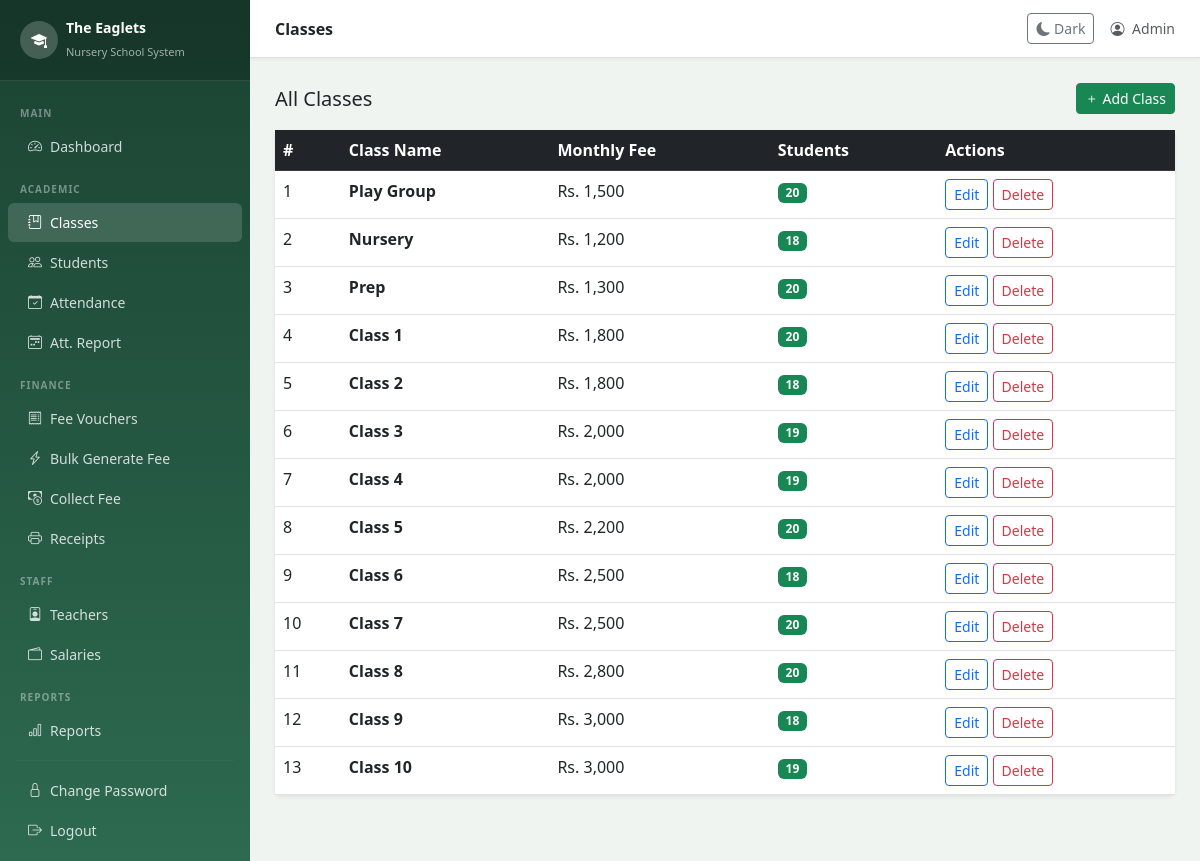
Screenshot of /classes/index.php (signed in) with the database file from the repository.
### tables this page shows
CREATE TABLE classes (
    id INT AUTO_INCREMENT PRIMARY KEY,
    name VARCHAR(50) UNIQUE NOT NULL,
    monthly_fee DECIMAL(10,2) DEFAULT 0,
    deleted TINYINT(1) DEFAULT 0,
    created_at TIMESTAMP DEFAULT CURRENT_TIMESTAMP
);

### classes/index.php (the view, shortened to what this page needs)
<?php
require_once $_SERVER['DOCUMENT_ROOT'] . '/04. eaglets_school/config/db.php';
$classes = mysqli_query($conn, "
    SELECT c.*, COUNT(s.id) AS total_students
    FROM classes c
    LEFT JOIN students s ON s.class_id = c.id AND s.status='active'
    WHERE c.deleted = 0
    GROUP BY c.id
    ORDER BY
        FIELD(c.name,
        'Play Group','Nursery','Prep',
        'Class 1','Class 2','Class 3','Class 4','Class 5',
        'Class 6','Class 7','Class 8','Class 9','Class 10') = 0,
        FIELD(c.name,
        'Play Group','Nursery','Prep',
        'Class 1','Class 2','Class 3','Class 4','Class 5',
        'Class 6','Class 7','Class 8','Class 9','Class 10'),
        c.name
");
require_once '../includes/header.php';
?>
<div class="d-flex justify-content-between align-items-center mb-3">
    <h5 class="mb-0">All Classes</h5>
    <div class="d-flex gap-2">
        <a href="add.php" class="btn btn-success btn-sm">
            <i class="bi bi-plus"></i> Add Class
        </a>
    </div>
</div>
<div class="card border-0 shadow-sm mb-4">
    <div class="card-body p-0">
        <table class="table table-hover mb-0">
            <thead class="table-dark">
                <tr>
                    <th>#</th><th>Class Name</th>
                    <th>Monthly Fee</th><th>Students</th><th>Actions</th>
                </tr>
            </thead>
            <tbody>
            <?php
            while ($c = mysqli_fetch_assoc($classes)):
            ?>
                <tr>
                    <td><?= $c['id'] ?></td>
                    <td><strong><?= htmlspecialchars($c['name']) ?></strong></td>
                    <td>Rs. <?= number_format($c['monthly_fee'], 0) ?></td>
                    <td>
                        <span class="badge bg-success">
                            <?= $c['total_students'] ?>
                        </span>
                    </td>
                    <td>
                        <a href="edit.php?id=<?= $c['id'] ?>"
                           class="btn btn-sm btn-outline-primary">Edit</a>
                        <a href="index.php?delete=<?= $c['id'] ?>"
                           onclick="return confirm('Delete class: <?= htmlspecialchars($c['name']) ?>? You can restore it later.')"
                           class="btn btn-sm btn-outline-danger">Delete</a>
                    </td>
                </tr>
            <?php endwhile; ?>
            </tbody>
        </table>
    </div>
</div>
<?php require_once '../includes/footer.php'; ?>

### includes/header.php (style rules this page uses)
body { background-color: #f0f4f0; }

### rows the page displays
classes: id "1", name "Play Group", monthly_fee "1,500", total_students "20"
classes: id "2", name "Nursery", monthly_fee "1,200", total_students "18"
classes: id "3", name "Prep", monthly_fee "1,300", total_students "20"
classes: id "4", name "Class 1", monthly_fee "1,800", total_students "20"
classes: id "5", name "Class 2", monthly_fee "1,800", total_students "18"
classes: id "6", name "Class 3", monthly_fee "2,000", total_students "19"
classes: id "7", name "Class 4", monthly_fee "2,000", total_students "19"
classes: id "8", name "Class 5", monthly_fee "2,200", total_students "20"
classes: id "9", name "Class 6", monthly_fee "2,500", total_students "18"
classes: id "10", name "Class 7", monthly_fee "2,500", total_students "20"
classes: id "11", name "Class 8", monthly_fee "2,800", total_students "20"
classes: id "12", name "Class 9", monthly_fee "3,000", total_students "18"
classes: id "13", name "Class 10", monthly_fee "3,000", total_students "19"

### other values shown
$pageTitle "Classes"
$_SESSION['full_name'] "Admin"
